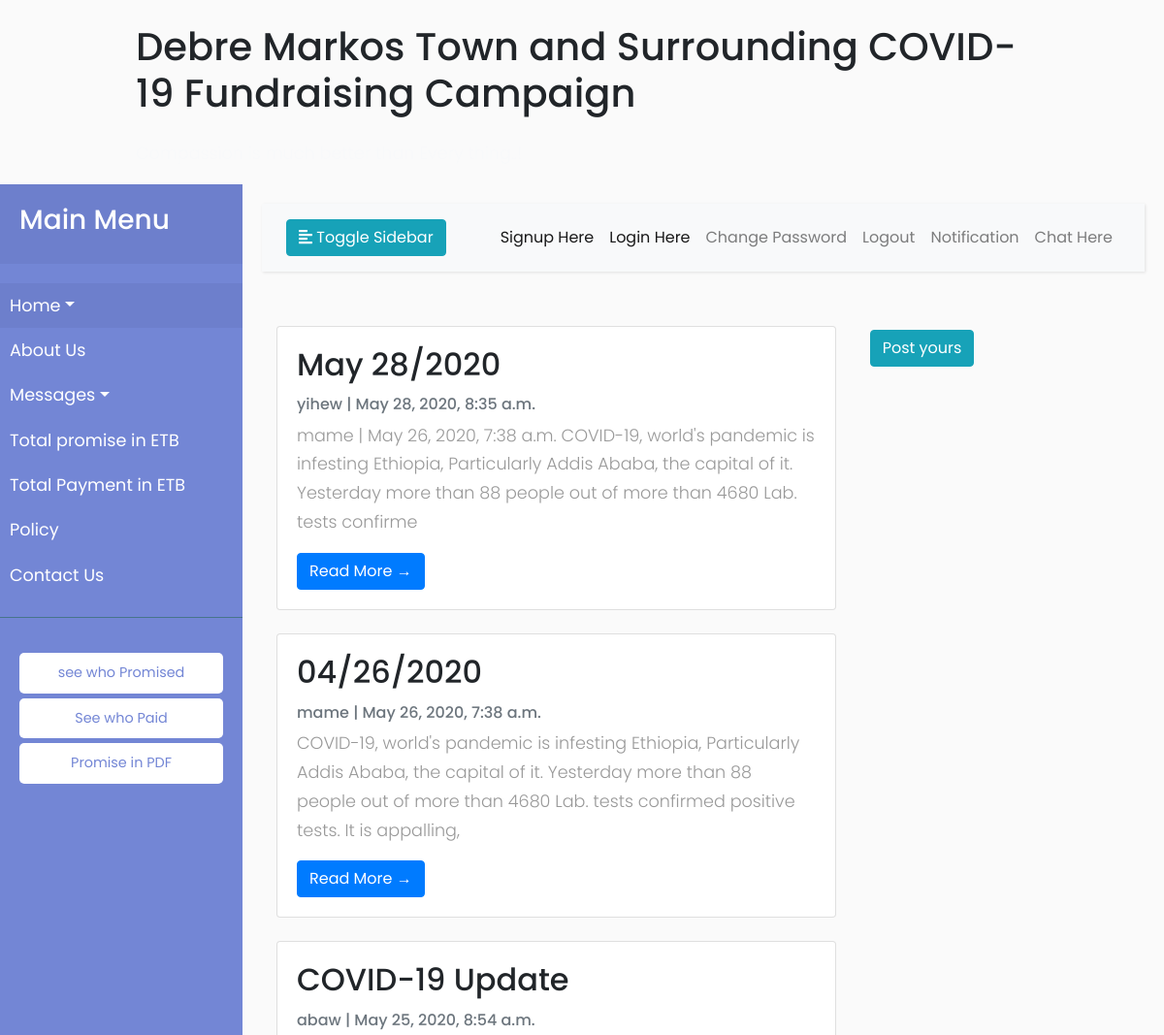
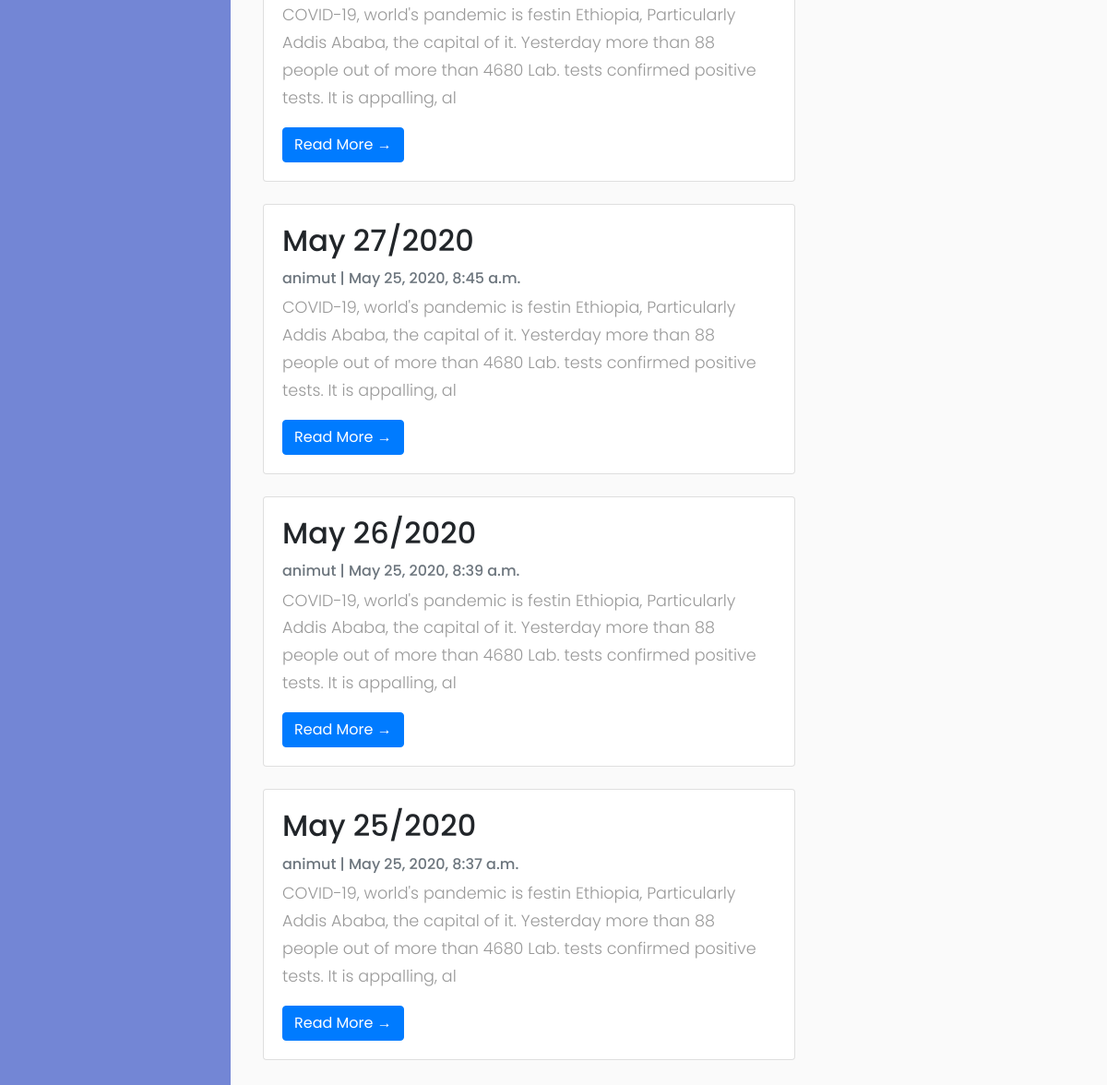
Page /articles/post_list/ on the committed database (2 pictures, top to bottom).
### articles/models.py (models this page shows, shortened)
class Post(models.Model):
    title = models.CharField(max_length=200, unique=True)
    slug = models.SlugField(max_length=200, unique=True)
    author = models.ForeignKey(User, on_delete= models.CASCADE,related_name='blog_posts')
    updated_on = models.DateTimeField(auto_now= True)
    content = models.TextField()
    created_on = models.DateTimeField(auto_now_add=True)
    status = models.IntegerField(choices=STATUS, default=0)
    class Meta:
        ordering = ['-created_on']

### articles/views.py (the view)
# urls.py: path('post_list/', views.PostList.as_view(), name='post_list'),
class PostList(generic.ListView):
    queryset = Post.objects.filter(status=1).order_by('-created_on')
    template_name = 'articles/articlespost_list.html'

### templates/articles/articlespost_list.html
{% extends "articles/articlesbase.html" %}
{% load static %}
{% block content %}
            <div class="container">
                <div class="row">
              <div class="col-md-8 mt-3 left">
                    {% for post in post_list %}
                <div class="card mb-4" >
                  <div class="card-body">
                    <h2 class="card-title">{{ post.title }}</h2>
                    <p class="card-text text-muted h6">{{ post.author }} | {{ post.created_on}} </p>
                    <p class="card-text">{{post.content|slice:":200" }}</p>
                    <a href="{% url 'articles:post_detail' post.slug  %}" class="btn btn-primary">Read More &rarr;</a>
                  </div>
                </div>
                {% endfor %}
        </div>
                  <div class="card-body">
                    <a href="{% url 'articles:post' %}" class="btn btn-info">Post yours</a>
                  </div>
        </div>
{%endblock%}

### templates/articles/articlesbase.html (shortened to what this page needs)
{% load static %}
<!DOCTYPE html>
<html>
<head>
        <header class="masthead" >
            <div class="container">
              <div class="row">
                <div class=" col-md-8 col-md-10 mx-auto">
                  <div class="site-heading">
                    <h1 class=" site-heading my-4 mt-3 text-black"> Debre Markos Town and Surrounding COVID-19 Fundraising Campaign</h1>
                    <p class="text-light">Compassion is much better than Every thing..! &nbsp
                    </p>
                </div>
                    </div>
                  </div>
            </div>
          </header>
    <link rel="stylesheet" href="https://stackpath.bootstrapcdn.com/bootstrap/4.1.0/css/bootstrap.min.css">
    <link rel="stylesheet" href="{% static 'css/style.css' %}">
</head>
<body>
    <div class="wrapper">
        <nav id="sidebar">
            <div class="sidebar-header">
                <h3>Main Menu</h3>
            </div>
            <ul class="list-unstyled components">
                <li class="active">
                    <a href="#homeSubmenu" data-toggle="collapse" aria-expanded="false" class="dropdown-toggle">Home</a>
                </li>
                <li>
                    <a href="#">About Us</a>
                </li>
                <li>
                    <a href="#pageSubmenu" data-toggle="collapse" aria-expanded="false" class="dropdown-toggle">Messages</a>
                </li>
                <li>
                    <a href="{% url 'fundraising:total_promise' %}">Total promise in ETB</a>
                </li>
                <li>
                    <a href="{% url 'fundraising:total_payment' %}">Total Payment in ETB</a>
                </li>
                <li>
                    <a href="#">Policy</a>
                </li>
                <li>
                    <a href="#">Contact Us</a>
                </li>
            </ul>
            <ul class="list-unstyled CTAs">
                <li>
                    <a href="{% url 'fundraising:view_total_promise' %}" class="download">see who Promised</a>
                </li>
                <li>
                    <a href="{% url 'fundraising:view_total_payment' %}" class="download">See who Paid</a>
                <li>
                    <a href="{% url 'fundraising:getpdf_promise_total' %}" class="download">Promise in PDF</a>
                </li>
                </li>
            </ul>
        </nav>
        <div id="content">
            <nav class="navbar navbar-expand-lg navbar-light bg-light">
                <div class="container-fluid">
                    <button type="button" id="sidebarCollapse" class="btn btn-info">
                        <i class="fas fa-align-left"></i>
                        <span>Toggle Sidebar</span>
                    </button>
                    <div class="collapse navbar-collapse" id="navbarSupportedContent">
                        <ul class="nav navbar-nav ml-auto">
                            <li class="nav-item active">
                                <a class="nav-link" href="{% url 'signup' %}">Signup Here</a>
                            </li>
                            <li class="nav-item active">
                                <a class="nav-link" href="{% url 'fundraising:user_login' %}">Login Here</a>
                            </li>
                            <li class="nav-item">
                                <a class="nav-link" href="#">Change Password</a>
                            </li>
                            <li class="nav-item">
                                <a class="nav-link" href="{% url 'logout' %}">Logout</a>
                            </li>
                            <li class="nav-item">
                                <a class="nav-link" href="#">Notification</a>
                            </li>
                            <li class="nav-item">
                                <a class="nav-link" href="#">Chat Here</a>
                            </li>
                        </ul>
                    </div>
                </div>
            </nav>
{% block content %}
{% endblock %}
</body>
</html>

### static/css/style.css (style rules this page uses)
body { font-family: 'Poppins', sans-serif; background: #fafafa; }
p { font-family: 'Poppins', sans-serif; font-size: 1.1em; font-weight: 300; line-height: 1.7em; color: #999; }
a, a:hover, a:focus { color: inherit; text-decoration: none; transition: all 0.3s; }
.navbar { padding: 15px 10px; background: #fff; border: none; border-radius: 0; margin-bottom: 40px; box-shadow: 1px 1px 3px rgba(0, 0, 0, 0.1); }
.wrapper { display: flex; align-items: stretch; }
#sidebar { min-width: 250px; max-width: 250px; background: #7386D5; color: #fff; transition: all 0.3s; }
#sidebar .sidebar-header { padding: 20px; background: #6d7fcc; }
#sidebar ul.components { padding: 20px 0; border-bottom: 1px solid #47748b; }
#sidebar ul li a { padding: 10px; font-size: 1.1em; display: block; }
#sidebar ul li.active > a, a[aria-expanded="true"] { color: #fff; background: #6d7fcc; }
a[data-toggle="collapse"] { position: relative; }
a[aria-expanded="false"]::before, a[aria-expanded="true"]::before { content: '\e259'; display: block; position: absolute; right: 20px; font-family: 'Glyphicons Halflings'; font-size: 0.6em; }
ul.CTAs { padding: 20px; }
ul.CTAs a { text-align: center; font-size: 0.9em !important; display: block; border-radius: 5px; margin-bottom: 5px; }
a.download { background: #fff; color: #7386D5; }
#content { padding: 20px; min-height: 100vh; transition: all 0.3s; }

### rows in the picture
Post: title "May 28/2020", author "yihew", created_on "May 28, 2020, 8:35 a.m.", content "mame | May 26, 2020, 7:38 a.m. COVID-19, world's pandemic is infesting Ethiopia, Particularly Addis Ababa, the capital of it. Yesterday more than 88 people out of more than 4680 Lab. tests confirme"
Post: title "04/26/2020", author "mame", created_on "May 26, 2020, 7:38 a.m.", content "COVID-19, world's pandemic is infesting Ethiopia, Particularly Addis Ababa, the capital of it. Yesterday more than 88 people out of more than 4680 Lab. tests confirmed positive tests. It is appalling,"
Post: title "COVID-19 Update", author "abaw", created_on "May 25, 2020, 8:54 a.m.", content "COVID-19, world's pandemic is festin Ethiopia, Particularly Addis Ababa, the capital of it. Yesterday more than 88 people out of more than 4680 Lab. tests confirmed positive tests. It is appalling, al"
Post: title "May 27/2020", author "animut", created_on "May 25, 2020, 8:45 a.m.", content "COVID-19, world's pandemic is festin Ethiopia, Particularly Addis Ababa, the capital of it. Yesterday more than 88 people out of more than 4680 Lab. tests confirmed positive tests. It is appalling, al"
Post: title "May 26/2020", author "animut", created_on "May 25, 2020, 8:39 a.m.", content "COVID-19, world's pandemic is festin Ethiopia, Particularly Addis Ababa, the capital of it. Yesterday more than 88 people out of more than 4680 Lab. tests confirmed positive tests. It is appalling, al"
Post: title "May 25/2020", author "animut", created_on "May 25, 2020, 8:37 a.m.", content "COVID-19, world's pandemic is festin Ethiopia, Particularly Addis Ababa, the capital of it. Yesterday more than 88 people out of more than 4680 Lab. tests confirmed positive tests. It is appalling, al"
